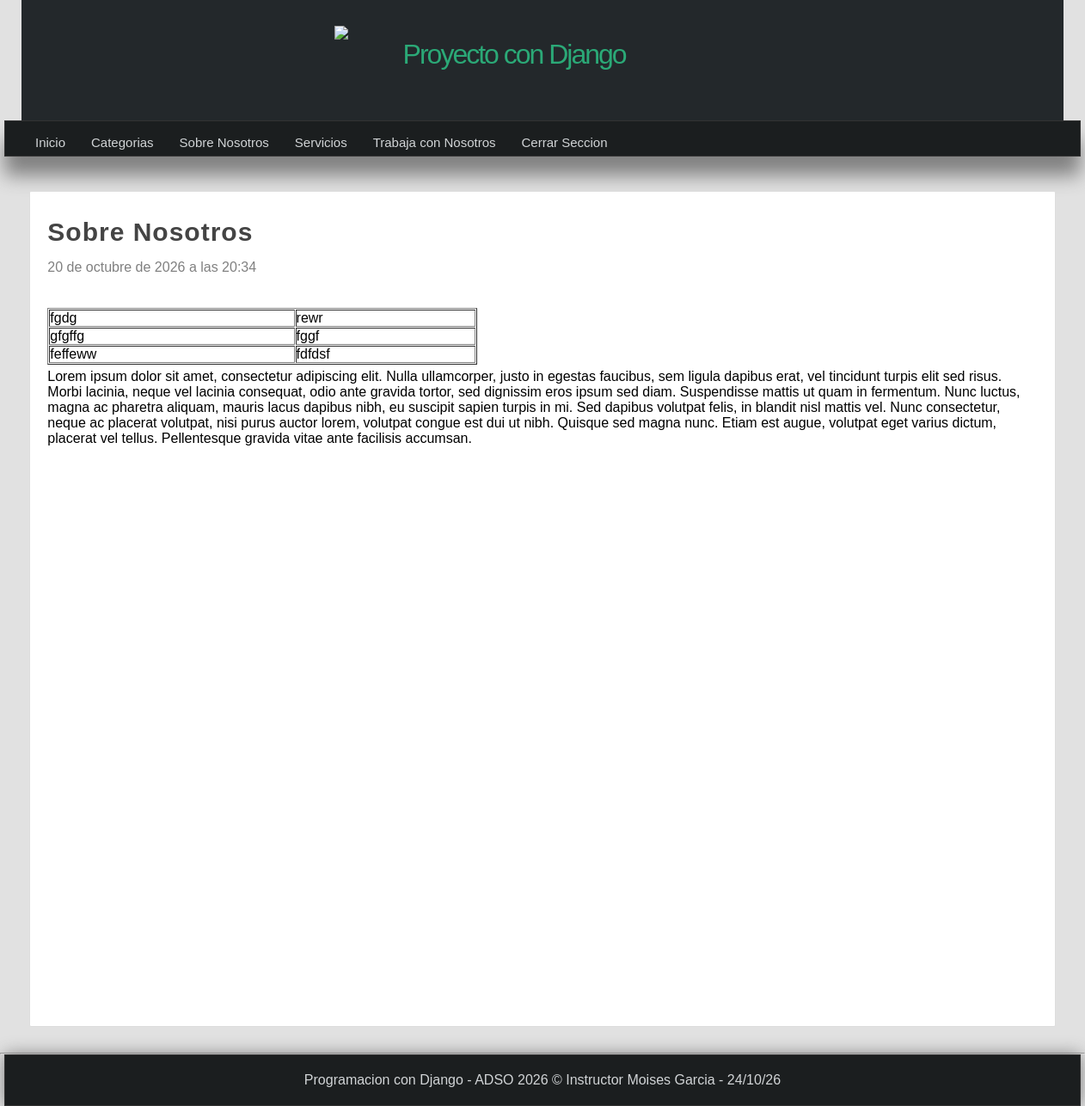
The app's page /pagina/sobre-nosotros (signed in) with its own data.
### pages/models.py (models this page shows, shortened)
class Page(models.Model): # Heredamos de models
    title = models.CharField(max_length=50, verbose_name="Título")
    content = RichTextField(verbose_name="Contenido")
    slug = models.CharField(unique=True, max_length=150, verbose_name="URL amigable") # url que va tener la pagina
    visible = models.BooleanField(verbose_name="¿Visible?")
    order = models.IntegerField(default=0, verbose_name="Orden")
    created_at = models.DateTimeField(auto_now_add=True, verbose_name="Creación:")
    updated_at = models.DateTimeField(auto_now_add=True, verbose_name="Actualización:")
    class Meta:
        verbose_name = "Página"
        verbose_name_plural = "Páginas"

### pages/views.py (the view)
# urls.py: path('pagina/<str:slug>', views.page, name="page"),
@login_required(login_url="login")
def page(request, slug):
    page = Page.objects.get(slug=slug)
    return render(request, "pages/page.html",{
        "title": "Pagina individual",
        "page": page
    })

### blog/processor.py (called while the page is built)
def get_categories(request):
    categories_in_use = Article.objects.filter(public=True).values_list('categories', flat=True)
    categories = Category.objects.filter(id__in=categories_in_use).values_list('id', 'name')
    return {
        'categories': categories,
        'ids' : categories_in_use
    }

### pages/context_processors.py (called while the page is built)
def get_pages(request):
    pages = Page.objects.filter(visible=True).order_by('order').values_list('id', 'title', 'slug')
    return {
        'pages': pages
    }

### pages/templates/pages/page.html (shortened to what this page needs)
{% extends 'layouts/layout.html' %}
{% block content %}
    <h1 class="title">{{page.title}}</h1>
    <span class="date">{{page.created_at}}</span>
    <p class="content">
        {{page.content | safe}}
    </p>
{% endblock %}

### mainapp/templates/layouts/layout.html (shortened to what this page needs)
{% load static %}
<!DOCTYPE html>
<html lang="es">
<head>
     {% load static %}
    <link rel="stylesheet" type="text/css" href="{% static 'css/styles.css'%}"/>
</head>
<body>
    <header>
        <div id="logotipo">
            <img src="{% static 'images/django.png' %}"/>
        <h1>Proyecto con  Django</h1>
        </div>
    </header>
    <nav>
        <ul>
            <li>
                <a href= "{% url 'index' %}">Inicio</a>
            </li>
            {% if user.email %}
                <li>
                    <a href= "{% url 'list_articles' %}">Categorias</a>
              </li>
                {% for page in pages %}
                <li>
                    <a href="{% url 'page' page.2 %}">{{page.1}}</a>
                </li>
                {% endfor %}
                  <li>
                    <a href= "{% url 'logout' %}">Cerrar Seccion</a>
                </li>
            {% endif %}
       </ul>
    </nav>
    <div id="content">
        <div class="box">
            {% block content %}{% endblock %}
        </div>
    </div>
    <hr>
    <footer>
       Programacion con Django - ADSO 2026 &copy; Instructor Moises Garcia - {% now "d/m/y" %}
    </footer>
</body>
</html>

### mainapp/static/css/styles.css (style rules this page uses)
* { margin: 0px; padding:0%; font-family:Arial, Helvetica, sans-serif; text-decoration: none; }
p, h2, h3, ul { margin-top: 5px; margin-bottom: 5px; }
ul,ol { margin-left: 20px; margin-bottom: 10px; }
body { background-color: #E1E1E1; }
header { width: 1212px; height: 140px; background-color: #23282B; margin: 0px auto; }
#logotipo { width: 40%; height: 130px; margin: 0px auto; padding-top: 10px; }
#logotipo img { display: block; width: 60px; float: left; margin-top: 20px; }
#logotipo h1 { display: block; float: left; margin-top: 35px; margin-left: 20px; letter-spacing: -2px; font-weight: lighter; color: #2ba977; }
nav { width: 1250px; height: 40px; background-color: #1b1e1f; border: 1px solid #333; margin: 0px auto; box-shadow: 0px 22px 22px gray; font-size: 15px; }
nav ul { list-style: none; text-decoration: 40px; }
nav > ul > li { line-height: 40px; float: left; }
nav > ul > li > a { display: block; padding-left: 15px; padding-right: 15px; color: #d1d4d6; }
#content { width: 1212px; min-height: 930px; margin: 0px auto; margin-bottom: 30px; margin-top: 40px; }
.box { background:white; min-height: 930px; width: 95%; padding: 20px; border:1px solid #ddd; border-radius: 2px; margin: 0px auto; }
.title { color: #444; letter-spacing: 1px; font-size: 30px; margin-bottom: 10px; margin-top: 5px; }
footer { width: 1250px; background-color: #1b1e1f; border: 1px solid #333; color: #d1d4d6; text-align: center; padding-top: 20px; margin: 0px auto; padding-bottom: 20px; box-shadow: 0px 0px 20px gray; }
.date { display: block; margin-top: 15px; margin-bottom: 15px; color: gray; }
.content { line-height: 25px; }

### records on screen
Page: title "Sobre Nosotros", created_at "20 de octubre de 2026 a las 20:34", content "fgdg rewr gfgffg fggf feffeww fdfdsf Lorem ipsum dolor sit amet, consectetur adipiscing elit. Nulla ullamcorper, justo in egestas faucibus, sem ligula dapibus erat, vel tincidunt turpis elit sed risus. Morbi lacinia, neque vel lacinia consequat, odio ante gravida tortor, sed dignissim eros ipsum sed diam. Suspendisse mattis ut quam in fermentum. Nunc luctus, magna ac pharetra aliquam, mauris lacus dapibus nibh, eu suscipit sapien turpis in mi. Sed dapibus volutpat felis, in blandit nisl mattis vel. Nunc consectetur, neque ac placerat volutpat, nisi purus auctor lorem, volutpat congue est dui ut nibh. Quisque sed magna nunc. Etiam est augue, volutpat eget varius dictum, placerat vel tellus.…"
Page: title "Servicios"
Page: title "Trabaja con Nosotros"
